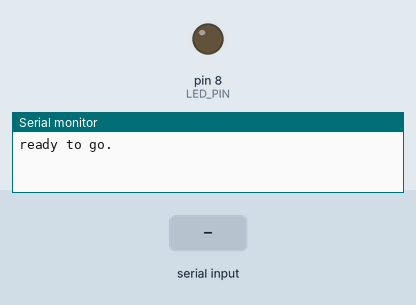
Simulated run of this sketch. Board: Arduino Uno, built with avr-gcc and run on an emulated ATmega328P. On the bench: output pins drawn as LEDs (lit = HIGH), the last lines printed to the serial monitor. The inputs (shaded band) are chosen by the test bench.

Above: at 1.2 s.
1.3 s: "on\n" received over the second serial link
At 2.5 s:
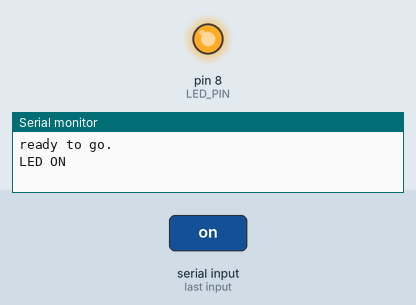
2.8 s: "off\n" received over the second serial link
At 3.7 s:
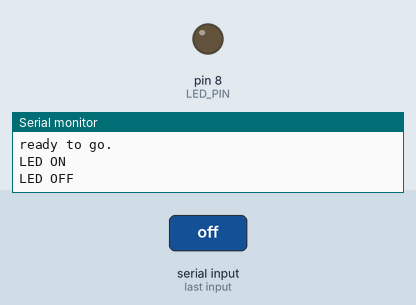
Timing chart, 0 to 5.8 s (numbered marks = the images above; inputs shaded):
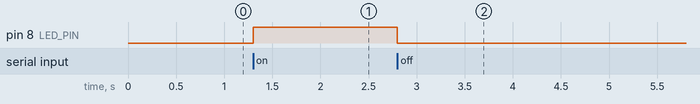

Measured:
- after the input at 1.3 s, pin 8 (LED_PIN): LOW → HIGH at once
- after the input at 2.8 s, pin 8 (LED_PIN): HIGH → LOW at once

The sketch:

bt-remote-blinking.ino
```cpp
#include "SoftwareSerial.h"
#include <Wire.h>

#define RX_PIN 2  // to be connected to TX of the BT module
#define TX_PIN 3  // to be connected to RX of the BT module
#define LED_PIN 8

SoftwareSerial channel(RX_PIN, TX_PIN);
String msg = "";

void setup() {
  pinMode(LED_PIN,OUTPUT);
  channel.begin(9600);

  Serial.begin(9600);
  while (!Serial){}
  Serial.println("ready to go.");
}

void loop() {
  if (channel.available()) {
    char letter = (char)channel.read();
    if(letter != '\n'){
      msg.concat(letter);
    } else {
      if (msg == "on"){
        Serial.println("LED ON");
        digitalWrite(LED_PIN,HIGH);
        channel.println("ok");
      } else if (msg == "off"){
        Serial.println("LED OFF");
        digitalWrite(LED_PIN,LOW);
        channel.println("ok");
      } else {
        Serial.println(msg);
      }
      msg = "";
    }
  }
}
```
